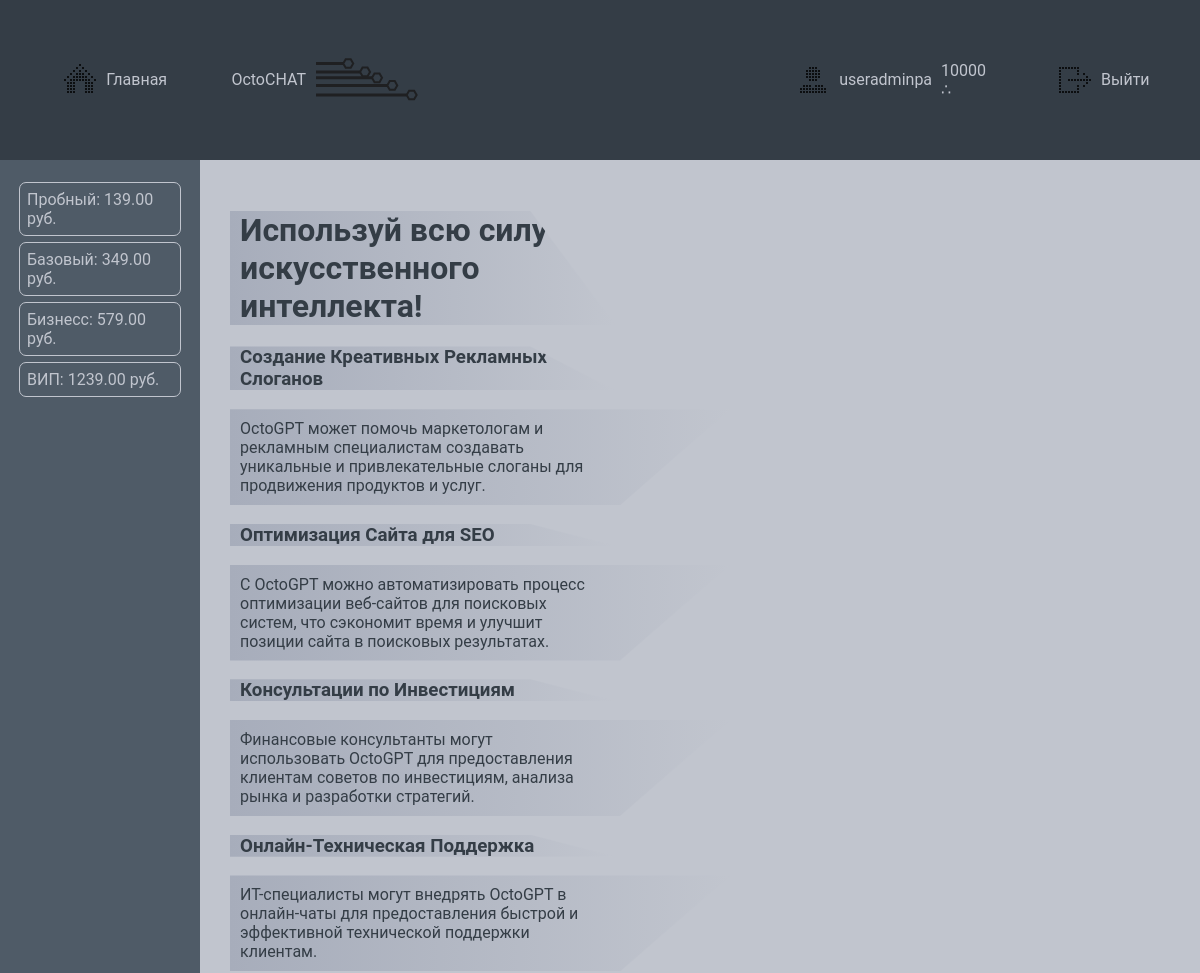
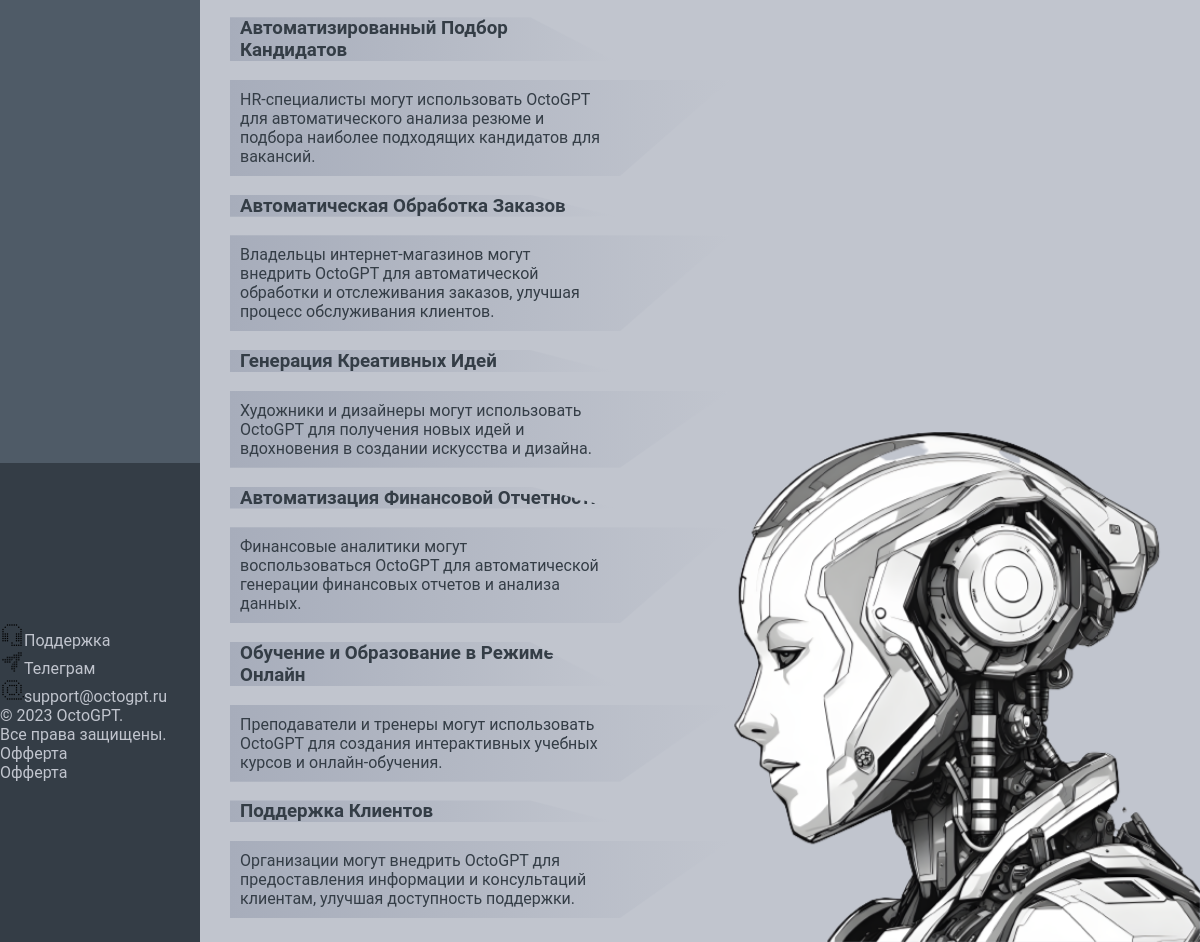
The app's page / (signed in) with its own data (2 pictures, top to bottom).
### AIsite/models.py (models this page shows, shortened)
class UserData(models.Model):
    data_user = models.OneToOneField(User, on_delete=models.CASCADE, null=True)
    telegram_username = models.CharField(max_length=255, null=True, blank=True)
    telegram_id = models.IntegerField(null=True, blank=True)
    balance = models.IntegerField(null=True, blank=True, default=1000)
    subscription = models.ForeignKey('Product', on_delete=models.PROTECT, blank=True, null=True,)
    is_guest = models.BooleanField(default=True)
    user_ips = models.JSONField(default=list, blank=True, null=True)

class Product(models.Model):
    product_tag = models.CharField(max_length=32)
    product_name = models.CharField(max_length=50)
    product_price = models.DecimalField(default=249, max_digits=8, decimal_places=2)
    product_description = models.TextField(blank=True)
    chats_limit = models.IntegerField(default=1)
    token_limit = models.IntegerField(default=1000)

### AIsite/views.py (the view)
# urls.py: path("", MainPage.as_view(), name='home'),
class MainPage(DataMixin, TemplateView):
    template_name = 'AIsite/main.html'
    def get_context_data(self, **kwargs):
        context = super().get_context_data(**kwargs)
        c_def = self.get_user_context()
        context = dict(list(context.items())+list(c_def.items()))
        context['products'] = Product.objects.exclude(product_tag='FREE').exclude(product_tag='GUEST')
        return context

### AIsite/utils.py (called while the page is built, shortened)
    def get_user_context(self, **kwargs):
        ip = self.get_ip()
        context = kwargs
        if self.request.user.is_authenticated:
            udata, isnew = UserData.objects.get_or_create(data_user=self.request.user)
            udata.is_guest = False
            if ip not in udata.user_ips:
                udata.user_ips += [ip]
            udata.save()
        self.request.session['user_pk'] = udata.pk
        context['data_user'] = udata
        context['header'] = header
        context['svg_data'] = self.make_svg_ico((150, 57.3), {'figure': 'logo', 'size': 5})
        return context

    def get_ip(self):
        return self.request.META['REMOTE_ADDR']

### AIsite/templates/AIsite/main.html
{% extends 'AIsite/base.html' %}
{% load static %}
{% block chat_aside %}
<ul class="side-menu">
    {% for product in products %}
        <li class="side-bar-item">
                    <a class="a-aside" href="#">
                      <div class="side-item-div">
                         {{ product.product_name }}: {{ product.product_price }} руб.
                      </div>
                    </a>
                </li>
    {% endfor %}
{% endblock %}
{% block content %}
<div class="mainpage-content" style="background-image: url('{% static 'images/main500.png' %}');">
    <div class="main-item">
        <h1 class="main-list-content">Используй всю силу искусственного интеллекта!</h1>
        <h3 class="main-list-content">Создание Креативных Рекламных Слоганов</h3>
        <div class="main-list-item">
            <div class="main-list-content">
           OctoGPT может помочь маркетологам и рекламным специалистам создавать уникальные и привлекательные слоганы для продвижения продуктов и услуг.
            </div>
        </div>
        <h3 class="main-list-content">Оптимизация Сайта для SEO</h3>
        <div class="main-list-item">
            <div class="main-list-content">
           С OctoGPT можно автоматизировать процесс оптимизации веб-сайтов для поисковых систем, что сэкономит время и улучшит позиции сайта в поисковых результатах.
            </div>
        </div>
        <h3 class="main-list-content">Консультации по Инвестициям</h3>
        <div class="main-list-item">
            <div class="main-list-content">
           Финансовые консультанты могут использовать OctoGPT для предоставления клиентам советов по инвестициям, анализа рынка и разработки стратегий.
            </div>
        </div>
        <h3 class="main-list-content">Онлайн-Техническая Поддержка</h3>
        <div class="main-list-item">
            <div class="main-list-content">
           ИТ-специалисты могут внедрять OctoGPT в онлайн-чаты для предоставления быстрой и эффективной технической поддержки клиентам.
            </div>
        </div>
        <h3 class="main-list-content">Автоматизированный Подбор Кандидатов</h3>
        <div class="main-list-item">
            <div class="main-list-content">
           HR-специалисты могут использовать OctoGPT для автоматического анализа резюме и подбора наиболее подходящих кандидатов для вакансий.
            </div>
        </div>
        <h3 class="main-list-content">Автоматическая Обработка Заказов</h3>
        <div class="main-list-item">
            <div class="main-list-content">
           Владельцы интернет-магазинов могут внедрить OctoGPT для автоматической обработки и отслеживания заказов, улучшая процесс обслуживания клиентов.
            </div>
        </div>
        <h3 class="main-list-content">Генерация Креативных Идей</h3>
        <div class="main-list-item">
            <div class="main-list-content">
           Художники и дизайнеры могут использовать OctoGPT для получения новых идей и вдохновения в создании искусства и дизайна.
            </div>
        </div>
        <h3 class="main-list-content">Автоматизация Финансовой Отчетности</h3>
        <div class="main-list-item">
            <div class="main-list-content">
           Финансовые аналитики могут воспользоваться OctoGPT для автоматической генерации финансовых отчетов и анализа данных.
            </div>
        </div>
        <h3 class="main-list-content">Обучение и Образование в Режиме Онлайн</h3>
        <div class="main-list-item">
            <div class="main-list-content">
           Преподаватели и тренеры могут использовать OctoGPT для создания интерактивных учебных курсов и онлайн-обучения.
            </div>
        </div>
        <h3 class="main-list-content">Поддержка Клиентов</h3>
        <div class="main-list-item">
            <div class="main-list-content">
            Организации могут внедрить OctoGPT для предоставления информации и консультаций клиентам, улучшая доступность поддержки.
            </div>
        </div>
    </div>
</div>
{% endblock %}

### AIsite/templates/AIsite/base.html (shortened to what this page needs)
{% load static %}
<!DOCTYPE html>
<html>
<head>
    <link rel="stylesheet" href="{% static 'css/styles.css' %}">
</head>
<body>
    <div class="site-area grid-container" id="sitearea">
        <header class="menu-header">
            <nav class="navigation">
                <ul class="menu-list">
                    <li class="li-item">
                        <div class="menu-list-item" >
                            <a href="{% url 'home' %}" class="a-header"><img class="ui-icon" src="{% static 'images/led/home.png' %}">
                                Главная
                            </a>
                        </div>
                    </li>
                    <li class="li-item">
                        <div class="menu-list-item" >
                            <a href="{% url 'chat' %}" class="a-header">
                                OctoCHAT
                                <svg class="svg-container ui-icon" width="{{svg_data.width}}" height="{{svg_data.height}}" xmlns="http://www.w3.org/2000/svg">
                                    <g class="svg-logo-group">
                                        {% for elem in svg_data.elements %}
                                             <g class="line-hex">
                                                 <line class="svg-line" x1="{{ elem.line.x1 }}" y1="{{ elem.line.y1 }}" x2="{{ elem.line.x2 }}" y2="{{ elem.line.y2 }}" opacity="NaN" stroke="#1F2022" style="stroke-width:3" fill="none"/>
                                                 <polygon class="svg-poly" points = "{{elem.polygon}}"  fill="none" stroke="#1F2022" style="stroke-width:2"/>
                                             </g>
                                        {% endfor %}
                                    </g>
                                </svg>
                            </a>
                        </div>
                    </li>
                </ul>
                <ul class="menu-list user-menu-piece">
                    {% if request.user.is_authenticated %}
                    <li class="li-item">
                        <div class="menu-list-item">
                            <a href="{% url 'lk' %}" class="a-header">
                            <img class="ui-icon" src="{% static 'images/led/account.png' %}">  <span class="name-user"> {{user.username}}:</span> {{data_user.balance}} &#8756
                        </a></div>
                    </li>
                    <li class="li-item">
                        <div class="menu-list-item"><a href="{% url 'logout' %}" class="a-header">
                            <img class="ui-icon" src="{% static 'images/led/logout.png' %}">Выйти </a></div>
                    </li>
                    {% endif %}
                </ul>
            </nav>
        </header>
        <aside class="side-bar">
            {% block chat_aside %}
            {% endblock chat_aside%}
        </aside>
        <main class="main-content">
            {% block content %}
            {% endblock %}
        </main>
        <footer class="footer-bar">
            <div class="foot-menu">
                <a href="{% url 'support' %}"><img class="footer-menu-img side" src="{% static 'images/led/headset.png' %}">Поддержка</a>
                <a href=""><img class="footer-menu-img side" src="{% static 'images/led/tg.png' %}">Телеграм</a>
                <a href="mailto:support@octogpt.ru"> <img class="footer-menu-img side" src="{% static 'images/led/at.png' %}">support@octogpt.ru</a>
            </div>
            <div class="foot-menu">
                <p>&copy 2023 OctoGPT.</p>
                <p>Все права защищены.</p>
                <a href='docs/oferta.docx' download>Офферта</a>
                <a href="{% static 'docs/oferta.docx' %}" download>Офферта</a>
            </div>
        </footer>
    </div>
</body>
</html>

### records on screen
UserData: balance "10000"
Product: product_name "Пробный", product_price "139.00"
Product: product_name "Базовый", product_price "349.00"
Product: product_name "Бизнесс", product_price "579.00"
Product: product_name "ВИП", product_price "1239.00"
